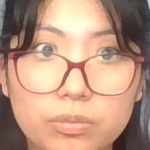
#> input picture Data.old/Surprised/rostro_114.jpg, 150 x 150 px
$ python -i DetectarEmociones.py   (imports and definitions only)
#> lines starting #> are read from the running program, lines starting #| are printed output that depends on the picture
#> further down, picture is the input picture: shape (150, 150, 3); mean B, G, R 127.4, 149.4, 187.1
import cv2
import os
import numpy as np

# def getEmotion_recognozer(method="LBPH"):
locationModel = "./modelEmotion"
method = "LBPH"

dataPath = './data' #Cambia a la ruta donde hayas almacenado Data
# [1 line that did not run here, left out]

# [13 lines not run here, left out]

	# return emotion_recognizer
## -----------------------------------

faceClassif = cv2.CascadeClassifier("Models/haarcascade_frontalface_default.xml")


## Metodo para procesar un frame
def detectionEmotion(frame , method="LBPH" ):

#> called with method = 'LBPH'
	gray = cv2.cvtColor(frame, cv2.COLOR_BGR2GRAY)
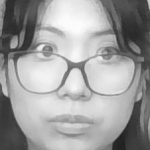
#> gray: shape (150, 150); min 32, max 252, mean 158.2
	auxFrame = gray.copy()

	# nFrame = cv2.hconcat([frame, np.zeros((480,300,3),dtype=np.uint8)])

	faces = faceClassif.detectMultiScale(gray,1.2,5)
#> faces = [[13, 4, 128, 128]]

	for (x,y,w,h) in faces:
		rostro = auxFrame[y:y+h,x:x+w]
		rostro = cv2.resize(rostro,(150,150),interpolation= cv2.INTER_CUBIC)
		result = emotion_recognizer.predict(rostro)

		cv2.putText(frame,'{}'.format(result),(x,y-5),1,1.3,(255,255,0),1,cv2.LINE_AA)

		# EigenFaces
		if (method == 'EigenFaces'):
			if result[1] < 5700:
				cv2.putText(frame,'{}'.format(imagePaths[result[0]]),(x,y-25),2,1.1,(0,255,0),1,cv2.LINE_AA)
				cv2.rectangle(frame, (x,y),(x+w,y+h),(0,255,0),2)
			else:
				cv2.putText(frame,'No identificado',(x,y-20),2,0.8,(0,0,255),1,cv2.LINE_AA)
				cv2.rectangle(frame, (x,y),(x+w,y+h),(0,0,255),2)


		# LBPHFace
		if method == 'LBPH':
			if result[1] < 83:
				cv2.putText(frame,'{}'.format(imagePaths[result[0]]),(x,y-25),2,1.1,(0,255,0),1,cv2.LINE_AA)
				cv2.rectangle(frame, (x,y),(x+w,y+h),(0,255,0),2)
			else:
				cv2.putText(frame,'No identificado',(x,y-20),2,0.8,(0,0,255),1,cv2.LINE_AA)
				cv2.rectangle(frame, (x,y),(x+w,y+h),(0,0,255),2)

		# FisherFace
		if method == 'FisherFaces':
			if result[1] < 500:
				cv2.putText(frame,'{}'.format(imagePaths[result[0]]),(x,y-25),2,1.1,(0,255,0),1,cv2.LINE_AA)
				cv2.rectangle(frame, (x,y),(x+w,y+h),(0,255,0),2)
			else:
				cv2.putText(frame,'No identificado',(x,y-20),2,0.8,(0,0,255),1,cv2.LINE_AA)
				cv2.rectangle(frame, (x,y),(x+w,y+h),(0,0,255),2)
#> this loop made 1 pass
#> pass 1, in detectionEmotion, `rostro = auxFrame[y:y+h,x:x+w]`:
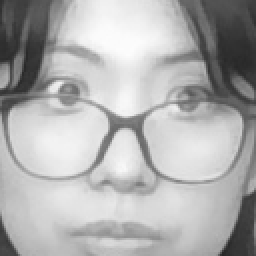
#> rostro: shape (128, 128) (shown 2 times larger); min 39, max 252, mean 175.2

	return frame

# [84 lines left out: function main, not called in this run]

# [2 lines not run here, left out]

>>> import cv2
>>> picture = cv2.imread('Data.old/Surprised/rostro_114.jpg')
#> (the run stopped early here; a loop or call above may not have finished)
